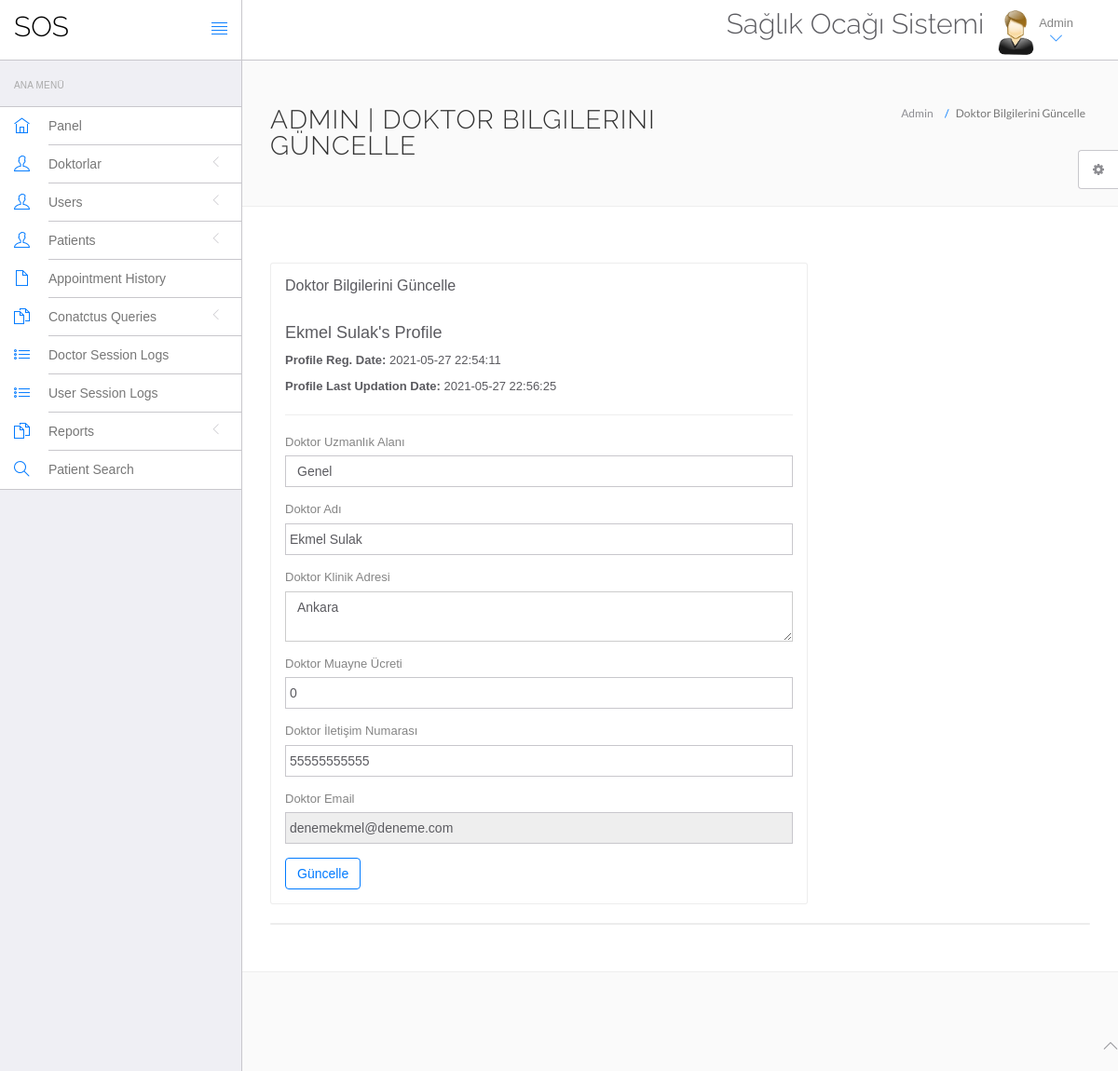
/hms/admin/edit-doctor.php?id=1 (signed in), run on the app's committed database.
### tables this page shows
CREATE TABLE `doctors` (
  `id` int(11) NOT NULL,
  `specilization` varchar(255) DEFAULT NULL,
  `doctorName` varchar(255) DEFAULT NULL,
  `address` longtext DEFAULT NULL,
  `docFees` varchar(255) DEFAULT NULL,
  `contactno` bigint(11) DEFAULT NULL,
  `docEmail` varchar(255) DEFAULT NULL,
  `password` varchar(255) DEFAULT NULL,
  `creationDate` timestamp NULL DEFAULT current_timestamp(),
  `updationDate` timestamp NULL DEFAULT NULL ON UPDATE current_timestamp()
);

### hms/admin/edit-doctor.php (the view, shortened to what this page needs)
<?php
include('include/config.php');
$did=intval($_GET['id']);
?>
<!DOCTYPE html>
<html lang="en">
	<head>
		<link rel="stylesheet" href="vendor/bootstrap/css/bootstrap.min.css">
		<link rel="stylesheet" href="vendor/fontawesome/css/font-awesome.min.css">
		<link rel="stylesheet" href="vendor/themify-icons/themify-icons.min.css">
		<link href="vendor/animate.css/animate.min.css" rel="stylesheet" media="screen">
		<link href="vendor/perfect-scrollbar/perfect-scrollbar.min.css" rel="stylesheet" media="screen">
		<link href="vendor/switchery/switchery.min.css" rel="stylesheet" media="screen">
		<link href="vendor/bootstrap-touchspin/jquery.bootstrap-touchspin.min.css" rel="stylesheet" media="screen">
		<link href="vendor/select2/select2.min.css" rel="stylesheet" media="screen">
		<link href="vendor/bootstrap-datepicker/bootstrap-datepicker3.standalone.min.css" rel="stylesheet" media="screen">
		<link href="vendor/bootstrap-timepicker/bootstrap-timepicker.min.css" rel="stylesheet" media="screen">
		<link rel="stylesheet" href="assets/css/styles.css">
		<link rel="stylesheet" href="assets/css/plugins.css">
		<link rel="stylesheet" href="assets/css/themes/theme-1.css" id="skin_color" />
	</head>
	<body>
		<div id="app">
<?php include('include/sidebar.php');?>
			<div class="app-content">
						<?php include('include/header.php');?>
				<div class="main-content" >
					<div class="wrap-content container" id="container">
						<section id="page-title">
							<div class="row">
								<div class="col-sm-8">
									<h1 class="mainTitle">Admin | Doktor Bilgilerini Güncelle</h1>
																	</div>
								<ol class="breadcrumb">
									<li>
										<span>Admin</span>
									</li>
									<li class="active">
										<span>Doktor Bilgilerini Güncelle</span>
									</li>
								</ol>
							</div>
						</section>
						<div class="container-fluid container-fullw bg-white">
							<div class="row">
								<div class="col-md-12">
									<div class="row margin-top-30">
										<div class="col-lg-8 col-md-12">
											<div class="panel panel-white">
												<div class="panel-heading">
													<h5 class="panel-title">Doktor Bilgilerini Güncelle</h5>
												</div>
												<div class="panel-body">
									<?php $sql=mysqli_query($con,"select * from doctors where id='$did'");
while($data=mysqli_fetch_array($sql))
{
?>
<h4><?php echo htmlentities($data['doctorName']);?>'s Profile</h4>
<p><b>Profile Reg. Date: </b><?php echo htmlentities($data['creationDate']);?></p>
<?php if($data['updationDate']){?>
<p><b>Profile Last Updation Date: </b><?php echo htmlentities($data['updationDate']);?></p>
<?php } ?>
<hr />
													<form role="form" name="adddoc" method="post" onSubmit="return valid();">
														<div class="form-group">
															<label for="DoctorSpecialization">
																Doktor Uzmanlık Alanı
															</label>
							<select name="Doctorspecialization" class="form-control" required="required">
					<option value="<?php echo htmlentities($data['specilization']);?>">
					<?php echo htmlentities($data['specilization']);?></option>
															</select>
														</div>
<div class="form-group">
															<label for="doctorname">
																 Doktor Adı
															</label>
	<input type="text" name="docname" class="form-control" value="<?php echo htmlentities($data['doctorName']);?>" >
														</div>
<div class="form-group">
															<label for="address">
																 Doktor Klinik Adresi
															</label>
					<textarea name="clinicaddress" class="form-control"><?php echo htmlentities($data['address']);?></textarea>
														</div>
<div class="form-group">
															<label for="fess">
																 Doktor Muayne Ücreti
															</label>
		<input type="text" name="docfees" class="form-control" required="required"  value="<?php echo htmlentities($data['docFees']);?>" >
														</div>
<div class="form-group">
									<label for="fess">
																 Doktor İletişim Numarası
															</label>
					<input type="text" name="doccontact" class="form-control" required="required"  value="<?php echo htmlentities($data['contactno']);?>">
														</div>
<div class="form-group">
									<label for="fess">
																 Doktor Email
															</label>
					<input type="email" name="docemail" class="form-control"  readonly="readonly"  value="<?php echo htmlentities($data['docEmail']);?>">
														</div>
														<?php } ?>
														<button type="submit" name="submit" class="btn btn-o btn-primary">
															Güncelle
														</button>
													</form>
												</div>
											</div>
										</div>
											</div>
										</div>
									<div class="col-lg-12 col-md-12">
											<div class="panel panel-white">
											</div>
										</div>
									</div>
								</div>
							</div>
						</div>
					</div>
				</div>
	<?php include('include/footer.php');?>
	<?php include('include/setting.php');?>
	</body>
</html>

### hms/admin/assets/css/themes/theme-1.css (style rules this page uses)
body { background: #FAFAFA; }

### data on the page
doctors: doctorName "Ekmel Sulak", creationDate "2021-05-27 22:54:11", updationDate "2021-05-27 22:56:25", Doctorspecialization "Genel", docname "Ekmel Sulak", clinicaddress "Ankara", docfees "0", doccontact "55555555555", docemail "denemekmel@deneme.com"
